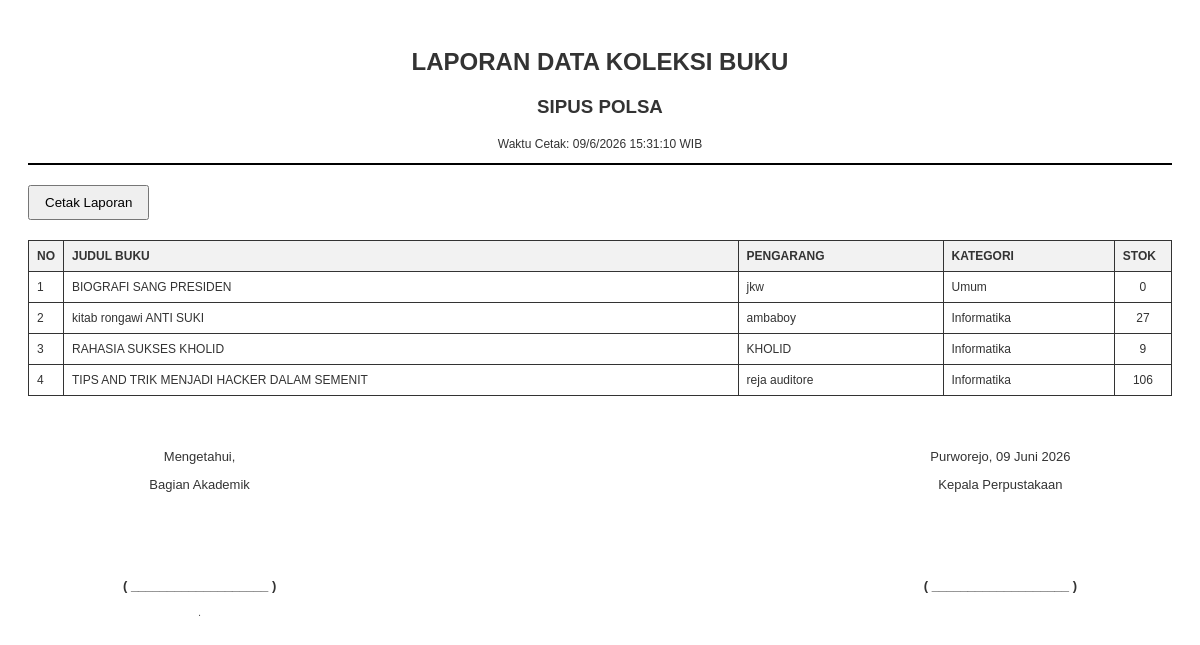
Page /admin/laporan_buku.php on the committed database.
### tables this page shows
CREATE TABLE `buku` (
  `id_buku` int(11) NOT NULL,
  `barcode` varchar(50) DEFAULT NULL,
  `judul` varchar(255) NOT NULL,
  `pengarang` varchar(100) DEFAULT NULL,
  `penerbit` varchar(255) DEFAULT NULL,
  `jenis_buku` varchar(50) DEFAULT NULL,
  `sinopsis` text DEFAULT NULL,
  `stok` int(11) DEFAULT 0,
  `sampul` varchar(255) DEFAULT NULL,
  `file_ebook` varchar(255) DEFAULT NULL
);

### admin/laporan_buku.php (the view, shortened to what this page needs)
<?php
include '../config/koneksi.php';
?>
<!DOCTYPE html>
<html>
<head>
</head>
<body>
    <div class="header">
        <h2>LAPORAN DATA KOLEKSI BUKU</h2>
        <h3>SIPUS POLSA</h3>
        <p style="font-size: 12px;">Waktu Cetak: <span id="clock"></span> WIB</p>
        <hr>
    </div>
    <div class="no-print">
        <button onclick="window.print()" style="padding: 8px 15px; cursor: pointer;">Cetak Laporan</button>
    </div>
    <table>
        <thead>
            <tr>
                <th width="1%">No</th>
                <th>Judul Buku</th>
                <th>Pengarang</th>
                <th>Kategori</th>
                <th width="5%">Stok</th>
            </tr>
        </thead>
        <tbody>
            <?php
            $no = 1;
            $res = mysqli_query($koneksi, "SELECT * FROM buku ORDER BY judul ASC");
            while($d = mysqli_fetch_array($res)){
                echo "<tr>
                    <td>".$no++."</td>
                    <td>".htmlspecialchars($d['judul'])."</td>
                    <td>".htmlspecialchars($d['pengarang'])."</td>
                    <td>".$d['jenis_buku']."</td>
                    <td style='text-align:center;'>".$d['stok']."</td>
                </tr>";
            }
            ?>
        </tbody>
    </table>
    <div class="footer-container">
        <div class="signature-section">
            <div class="sig-box">
                <p>Mengetahui,</p>
                <p>Bagian Akademik</p>
                <br><br><br><br>
                <p><strong>( ___________________ )</strong></p>
                <p style="font-size: 11px; color: #555; margin-top: 2px;">.</p>
            </div>
            <div class="sig-box">
                <p>Purworejo, <span id="footer-date"></span></p>
                <p>Kepala Perpustakaan</p>
                <br><br><br><br>
                <p><strong>( ___________________ )</strong></p>
            </div>
        </div>
    </div>
</body>
</html>

### admin/laporan_buku.php (style rules this page uses)
body { font-family: Arial, sans-serif; padding: 20px; color: #333; }
table { width: 100%; border-collapse: collapse; margin-top: 20px; }
th, td { border: 1px solid #333; padding: 8px; text-align: left; font-size: 12px; }
th { background: #f2f2f2; text-transform: uppercase; }
.header { text-align: center; margin-bottom: 20px; }
hr { border: 1px solid #000; }
.no-print { margin-bottom: 20px; }
.footer-container { margin-top: 40px; }
.signature-section { display: flex; justify-content: space-between; align-items: flex-start; }
.sig-box { text-align: center; width: 30%; font-size: 13px; }

### rows in the picture
buku: judul "BIOGRAFI SANG PRESIDEN", pengarang "jkw", jenis_buku "Umum", stok "0"
buku: judul "kitab rongawi ANTI SUKI", pengarang "ambaboy", jenis_buku "Informatika", stok "27"
buku: judul "RAHASIA SUKSES KHOLID", pengarang "KHOLID", jenis_buku "Informatika", stok "9"
buku: judul "TIPS AND TRIK MENJADI HACKER DALAM SEMENIT", pengarang "reja auditore", jenis_buku "Informatika", stok "106"
